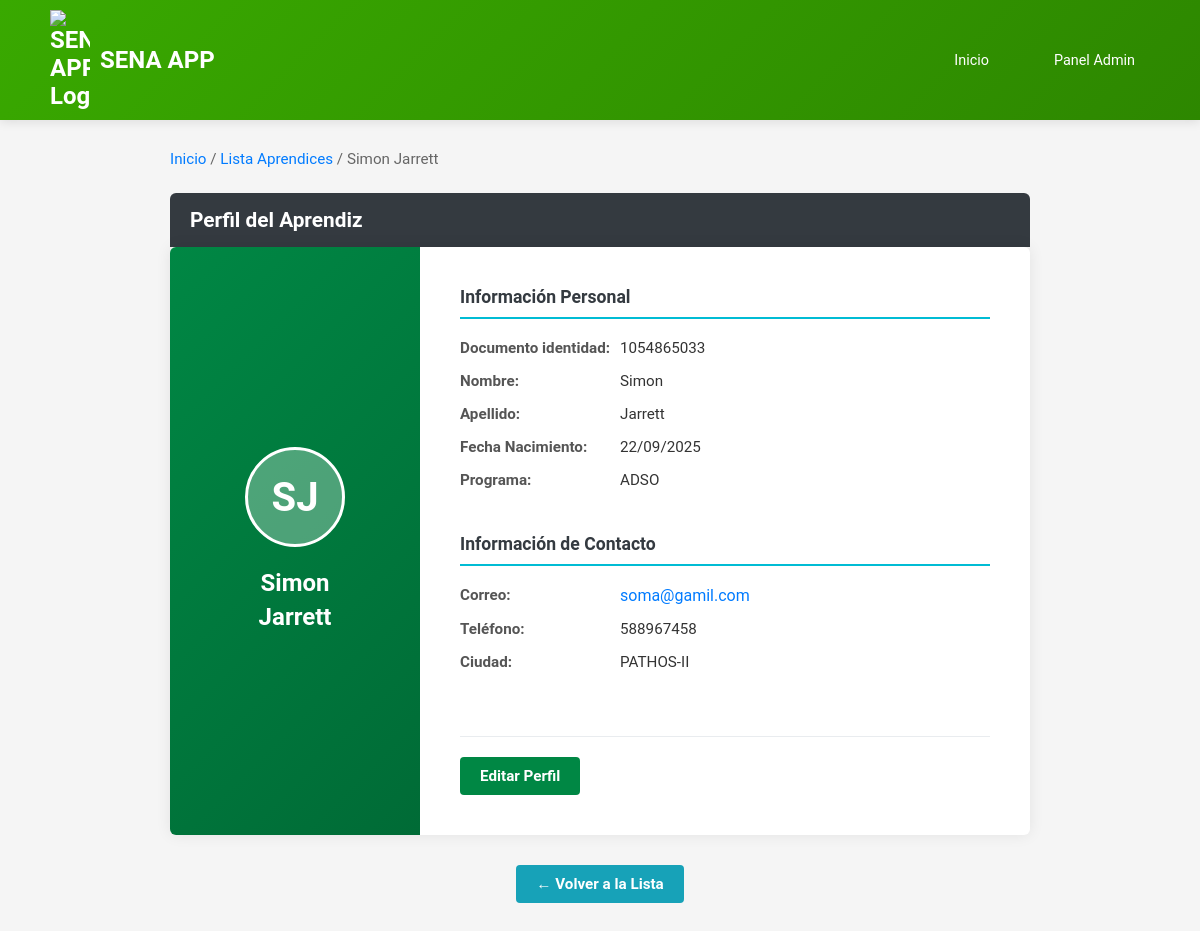
The page /aprendices/2/ on the database its author committed.
### aprendices/models.py (models this page shows, shortened)
class aprendices(models.Model):
  firstname = models.CharField(max_length=255)
  lastname = models.CharField(max_length=255)
  email = models.EmailField(max_length=255)
  phone = models.CharField(max_length=255)
  cedula = models.CharField(max_length=15, default='*********')
  city = models.CharField(max_length=255)
  date_of_birth = models.DateField()
  address = models.CharField(max_length=255)
  programa = models.CharField(max_length=255, blank=True, null=True)

### aprendices/views.py (the view)
# urls.py: path('aprendices/<int:id>/', views.details, name='details'),
def details(request, id):
    un_aprendiz = aprendices.objects.get(id=id)
    template = loader.get_template('details.html')
    context = {
        'aprendices': un_aprendiz,
    }
    return HttpResponse(template.render(context, request))

### aprendices/templates/details.html (shortened to what this page needs)
{% extends "master.html" %}
{% load static %}
{% block extra_css %}
<link rel="stylesheet" href="{% static 'details.css' %}">
{% endblock %}
{% block content %}
<div class="details-container">
    <p class="breadcrumb">
        <a href="/">Inicio</a> /
        <a href="/aprendices/">Lista Aprendices</a> /
        {{ aprendices.firstname }} {{ aprendices.lastname }}
    </p>
    <div class="profile-title-bar">
        Perfil del Aprendiz
    </div>
    <div class="profile-card-sena">
        <div class="profile-sidebar">
            <div class="profile-avatar">
                {{ aprendices.firstname.0 }}{{ aprendices.lastname.0 }}
            </div>
            <h3 class="profile-name">
                {{ aprendices.firstname }} <br> {{ aprendices.lastname }}
            </h3>
        </div>
        <div class="profile-info-content">
            <div class="info-panel">
                <h4>Información Personal</h4>
                <div class="info-group">
                    <span class="info-label">Documento identidad:</span>
                    <span class="info-value">{{ aprendices.cedula }}</span>
                </div>
                <div class="info-group">
                    <span class="info-label">Nombre:</span>
                    <span class="info-value">{{ aprendices.firstname }}</span>
                </div>
                <div class="info-group">
                    <span class="info-label">Apellido:</span>
                    <span class="info-value">{{ aprendices.lastname }}</span>
                </div>
                <div class="info-group">
                    <span class="info-label">Fecha Nacimiento:</span>
                    <span class="info-value">{{ aprendices.date_of_birth|date:"d/m/Y" }}</span>
                </div>
                <div class="info-group">
                    <span class="info-label">Programa:</span>
                    <span class="info-value">{{ aprendices.programa }}</span>
                </div>
            </div>
            <div class="info-panel">
                <h4>Información de Contacto</h4>
                <div class="info-group">
                    <span class="info-label">Correo:</span>
                    <span class="info-value-link"><a href="mailto:{{ aprendices.email }}">{{ aprendices.email }}</a></span>
                </div>
                <div class="info-group">
                    <span class="info-label">Teléfono:</span>
                    <span class="info-value">{{ aprendices.phone }}</span>
                </div>
                <div class="info-group">
                    <span class="info-label">Ciudad:</span>
                    <span class="info-value">{{ aprendices.city }}</span>
                </div>
            </div>
            <div class="details-actions">
                <a href="editar/{{ aprendices.id }}" class="btn-edit-profile">Editar Perfil</a>
            </div>
        </div>
    </div>
    <div class="details-actions-bottom">
        <a href="/aprendices/" class="btn-back">← Volver a la Lista</a>
    </div>
</div>
{% endblock %}

### aprendices/static/master.css (style rules this page uses)
* { margin: 0; padding: 0; box-sizing: border-box; }
body { font-family: 'Roboto', sans-serif; background: #f5f5f5; color: #333; }

### aprendices/static/details.css (style rules this page uses)
.details-container { max-width: 900px; margin: 30px auto; padding: 0 20px; }
.breadcrumb { color: #666; font-size: 0.95em; margin-bottom: 25px; }
.breadcrumb a { color: #007bff; text-decoration: none; }
.profile-title-bar { background-color: #343a40; color: white; padding: 15px 20px; border-radius: 6px 6px 0 0; font-size: 1.3em; font-weight: 600; }
.profile-card-sena { background-color: white; border-radius: 6px; box-shadow: 0 0 15px rgba(0, 0, 0, 0.08); display: flex; overflow: hidden; }
.profile-sidebar { background: linear-gradient(135deg, #008744 0%, #006b36 100%); color: white; padding: 40px 30px; text-align: center; min-width: 250px; display: flex; flex-direction: column; justify-content: center; align-items: center; }
.profile-avatar { width: 100px; height: 100px; background-color: rgba(255, 255, 255, 0.3); border-radius: 50%; display: flex; align-items: center; justify-content: center; font-size: 2.5em; font-weight: bold; margin-bottom: 20px; border: 3px solid white; }
.profile-name { font-size: 1.5em; margin: 0; line-height: 1.4; font-weight: 600; }
.profile-info-content { flex: 1; padding: 40px; display: flex; flex-direction: column; justify-content: space-between; }
.info-panel { margin-bottom: 30px; }
.info-panel h4 { color: #343a40; font-size: 1.1em; font-weight: 600; margin-bottom: 20px; border-bottom: 2px solid #00bcd4; padding-bottom: 10px; }
.info-group { display: flex; margin-bottom: 15px; align-items: flex-start; }
.info-label { font-weight: 600; color: #555; min-width: 160px; font-size: 0.95em; }
.info-value { color: #333; font-size: 0.95em; flex: 1; }
.info-value-link a { color: #007bff; text-decoration: none; }
.details-actions { margin-top: 20px; border-top: 1px solid #e9ecef; padding-top: 20px; }
.btn-edit-profile { background-color: #008744; color: white; padding: 10px 20px; text-decoration: none; border-radius: 4px; font-weight: 600; font-size: 0.95em; transition: background-color 0.3s ease; display: inline-block; }
.details-actions-bottom { margin-top: 30px; text-align: center; }
.btn-back { background-color: #17a2b8; color: white; padding: 10px 20px; text-decoration: none; border-radius: 4px; font-weight: 600; font-size: 0.95em; transition: background-color 0.3s ease; display: inline-block; }

### rows shown on the page
aprendices: firstname "Simon", lastname "Jarrett", firstname.0 "S", lastname.0 "J", cedula "1054865033", date_of_birth "22/09/2025", programa "ADSO", email "soma@gamil.com", phone "588967458", city "PATHOS-II"
